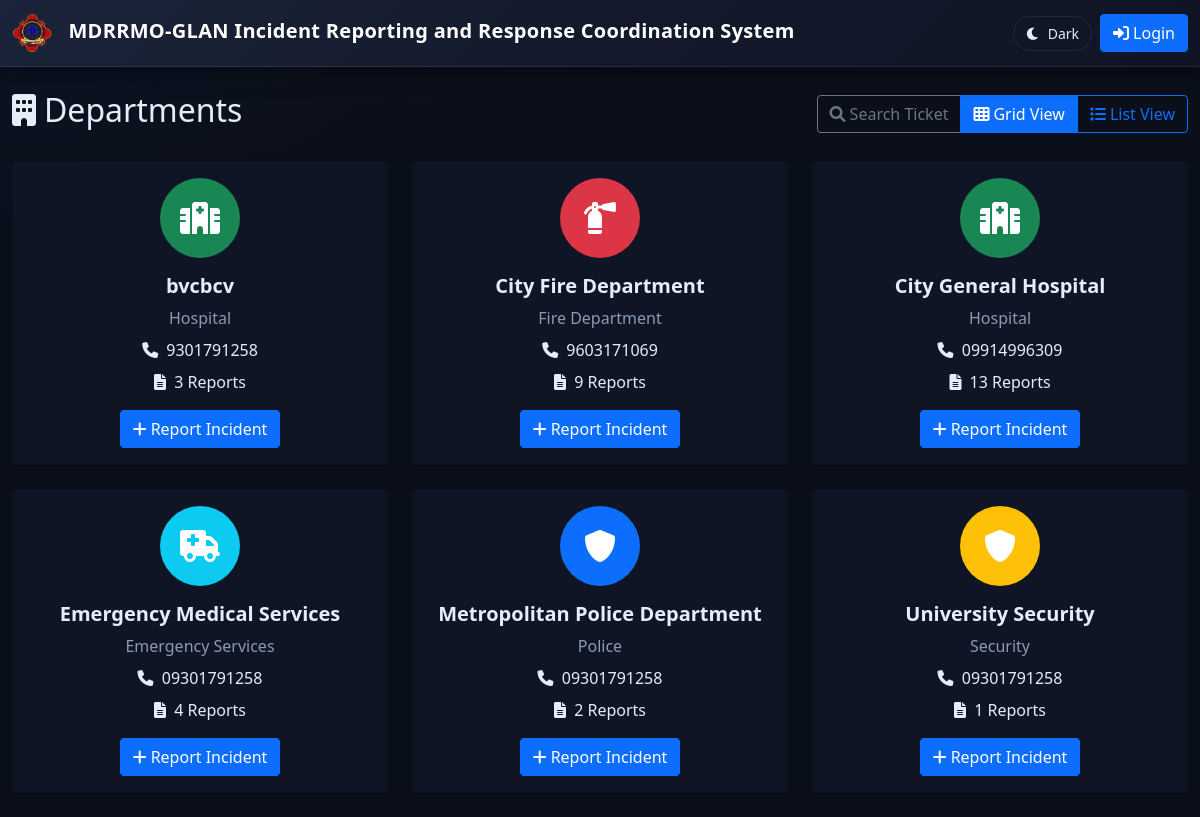
The app's page /dashboard/responder.php with its own data.
### tables this page shows
CREATE TABLE IF NOT EXISTS `organizations` (
  `id` int NOT NULL AUTO_INCREMENT,
  `org_name` varchar(255) NOT NULL,
  `org_type` enum('Hospital','Police','Fire Department','Security','Emergency Services') NOT NULL,
  `contact_number` varchar(20) DEFAULT NULL,
  `address` text,
  `latitude` decimal(10,8) DEFAULT NULL,
  `longitude` decimal(11,8) DEFAULT NULL,
  `created_at` timestamp NULL DEFAULT CURRENT_TIMESTAMP,
  PRIMARY KEY (`id`)
);

### config/config.php (called while the page is built, shortened)
<?php
function is_logged_in()
{
    return isset($_SESSION['user_id']) && isset($_SESSION['user_role']);
}
?>

### dashboard/responder.php (the view, shortened to what this page needs)
<?php
require_once '../config/config.php';
$database = new Database();
$db = $database->getConnection();
$is_member = is_logged_in() && isset($_SESSION['user_role']) && $_SESSION['user_role'] === 'Organization Member';
include '../views/header.php';
$query = "SELECT o.*, COUNT(ir.id) as report_count
          FROM organizations o
          LEFT JOIN incident_reports ir ON o.id = ir.organization_id
          GROUP BY o.id
          ORDER BY o.org_name";
$stmt = $db->prepare($query);
$stmt->execute();
$organizations = $stmt->fetchAll();
?>
<div class="container-fluid">
    <div class="row">
        <div class="col-12">
            <div class="d-flex justify-content-between align-items-center mb-4 mt-4">
                <h1 class="h2">
                    <?php if ($is_member): ?>
                        <i class="fas fa-tasks me-2"></i>My Assigned Issues
                    <?php else: ?>
                        <i class="fas fa-building me-2"></i>Departments
                    <?php endif; ?>
                </h1>
                <div class="btn-group" role="group">
                    <a href="../reports/search.php" class="btn btn-outline-secondary">
                        <i class="fas fa-search me-1"></i>Search Ticket
                    </a>
                    <?php if (!$is_member): ?>
                        <button type="button" class="btn btn-outline-primary active" id="gridViewBtn">
                            <i class="fas fa-th me-1"></i>Grid View
                        </button>
                        <button type="button" class="btn btn-outline-primary" id="listViewBtn">
                            <i class="fas fa-list me-1"></i>List View
                        </button>
                    <?php endif; ?>
                </div>
            </div>
            <?php if (!$is_member): ?>
            <div class="row" id="departmentsGrid">
                <?php foreach ($organizations as $org): ?>
                    <?php
                    $icon_class = '';
                    $bg_color = '';
                    switch ($org['org_type']) {
                        case 'Hospital':
                            $icon_class = 'fas fa-hospital';
                            $bg_color = 'bg-success';
                            break;
                        case 'Fire Department':
                            $icon_class = 'fas fa-fire-extinguisher';
                            $bg_color = 'bg-danger';
                            break;
                        case 'Police':
                            $icon_class = 'fas fa-shield-alt';
                            $bg_color = 'bg-primary';
                            break;
                        case 'Emergency Services':
                            $icon_class = 'fas fa-ambulance';
                            $bg_color = 'bg-info';
                            break;
                        case 'Security':
                            $icon_class = 'fas fa-shield-alt';
                            $bg_color = 'bg-warning';
                            break;
                    }
                    ?>
                    <div class="col-lg-4 col-md-6 mb-4">
                        <div class="card h-100 shadow-sm">
                            <div class="card-body text-center">
                                <div class="mb-3">
                                    <div class="rounded-circle d-inline-flex align-items-center justify-content-center <?php echo $bg_color; ?>"
                                         style="width: 80px; height: 80px;">
                                        <i class="<?php echo $icon_class; ?> fa-2x text-white"></i>
                                    </div>
                                </div>
                                <h5 class="card-title fw-bold"><?php echo htmlspecialchars($org['org_name']); ?></h5>
                                <p class="text-muted mb-2"><?php echo htmlspecialchars($org['org_type']); ?></p>
                                <div class="mb-2">
                                    <i class="fas fa-phone me-1"></i>
                                    <span><?php echo htmlspecialchars($org['contact_number']); ?></span>
                                </div>
                                <div class="mb-3">
                                    <i class="fas fa-file-alt me-1"></i>
                                    <span><?php echo $org['report_count']; ?> Reports</span>
                                </div>
                                <a href="../reports/create.php?org_id=<?php echo $org['id']; ?>&redirect=departments"
                                   class="btn btn-primary">
                                    <i class="fas fa-plus me-1"></i>Report Incident
                                </a>
                            </div>
                        </div>
                    </div>
                <?php endforeach; ?>
            </div>
            <?php endif; ?>
        </div>
    </div>
</div>
<?php include '../views/footer.php'; ?>

### assets/shadcn.css (style rules this page uses)
:root, :root[data-theme='dark'] { --bg: #0b0f1a; --card: #0f1525; --card-hover: #131b2e; --muted: #8b9bb4; --text: #e6edf7; --primary: #6e8bff; --primary-600: #5d7cfb; --primary-700: #4b69f7; --ring: rgba(110, 139, 255, 0.45); --border: rgba(255, 255, 255, 0.08); --success: #42d392; --warning: #f0b429; --danger: #ff6b6b; --info: #38bdf8; --secondary: #9ca3af; }
body { background: radial-gradient(1200px 600px at 0% 0%, #0d1324 0%, var(--bg) 40%), radial-gradient(1000px 800px at 100% 0%, #111a33 0%, var(--bg) 40%), var(--bg) !important; color: var(--text); transition: background-color 0.25s ease, color 0.25s ease; }
html, body { height: 100%; }
body { min-height: 100vh; }
a { color: var(--primary); }
:root[data-theme='dark'] .card, :root[data-theme='dark'] .card-body, :root[data-theme='dark'] .card-header, :root[data-theme='dark'] .card-footer { background-color: var(--card) !important; color: var(--text) !important; }
:root[data-theme='dark'] .text-muted { color: var(--muted) !important; }
body { min-height: 100vh; display: flex; flex-direction: column; }
.container-fluid > .row { min-height: calc(100vh - 56px); }

### records on screen
organizations: org_name "bvcbcv", org_type "Hospital", contact_number "9301791258", report_count "3"
organizations: org_name "City Fire Department", org_type "Fire Department", contact_number "9603171069", report_count "9"
organizations: org_name "City General Hospital", org_type "Hospital", contact_number "09914996309", report_count "13"
organizations: org_name "Emergency Medical Services", org_type "Emergency Services", contact_number "09301791258", report_count "4"
organizations: org_name "Metropolitan Police Department", org_type "Police", contact_number "09301791258", report_count "2"
organizations: org_name "University Security", org_type "Security", contact_number "09301791258", report_count "1"

### other values on screen
APP_NAME "MDRRMO-GLAN Incident Reporting and Response Coordination System"
